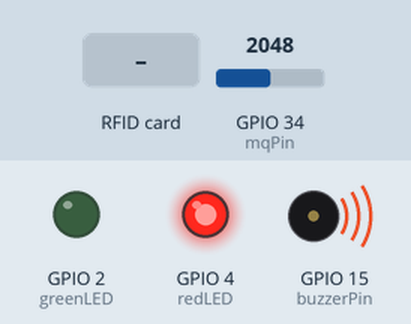
Bench run of a sketch on a simulated ESP32. Parts: output pins drawn as LEDs (lit = HIGH), buzzer (waves = sounding, pin HIGH). The inputs (shaded band) are chosen by the test bench; at power-on: GPIO 34 (mqPin) = 2048 (analog values on the 0–4095 scale). WiFi joins after 1.5 s; servers stay silent unless stated; uploads are accepted with an empty reply; what the sketch prints to the serial monitor is not drawn.

Above: at 4.4 s.
4.5 s: RFID card 12 34 56 78 held to the reader
At 5.6 s:
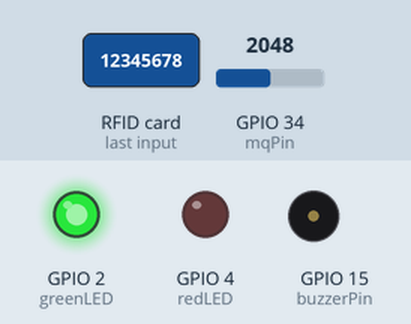
6.3 s: RFID card 5E 7A 19 C4 held to the reader
At 6.58 s:
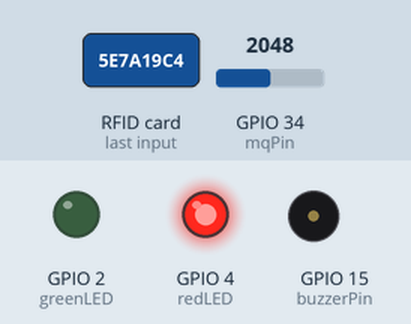
7.9 s: GPIO 34 (mqPin) set to 654
9.8 s: GPIO 34 (mqPin) set to 570
At 11.2 s:
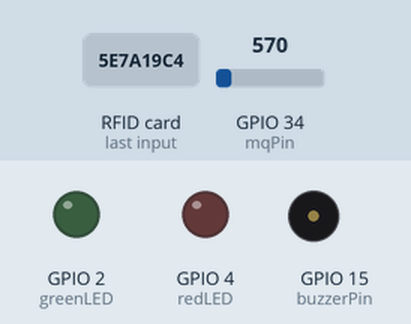
12.1 s: RFID card 12 34 56 78 held to the reader
At 12.2 s:
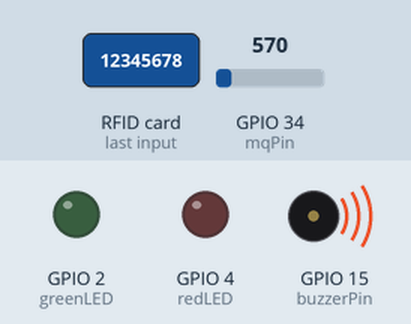
13.7 s: GPIO 34 (mqPin) set to 640
At 15.3 s:
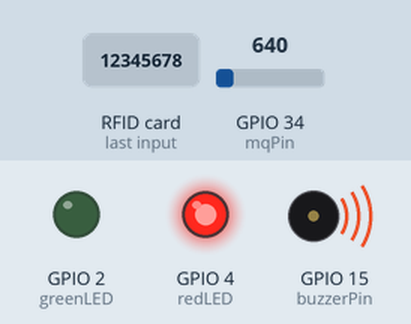
Timing chart, 0 to 16.8 s (numbered marks = the images above; inputs shaded):
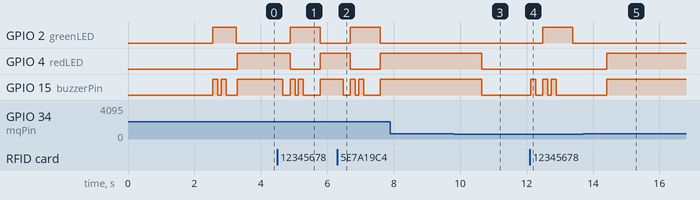

The sketch:

sketch_sep22a.ino
```cpp
#include <WiFi.h>
#include <HTTPClient.h>
#include <SPI.h>
#include <MFRC522.h>

// --------------------------------------------------
// 1. WIFI CONFIGURATION
// --------------------------------------------------
const char* WIFI_SSID     = "afan";
const char* WIFI_PASSWORD = "12345678";

// --------------------------------------------------
// 2. FLASK SERVER CONFIGURATION
// --------------------------------------------------
const char* SERVER_URL       = "http://10.116.48.120:5000";
const char* DEVICE_ID        = "GATE01";
const char* API_KEY          = "dev_gate01_secret";
const char* GATE_DIRECTION   = "ENTRY";
const char* FIRMWARE_VERSION = "v1.0.0";

// --------------------------------------------------
// 3. RFID RC522 PINS
// --------------------------------------------------
#define SS_PIN  5
#define RST_PIN 22

MFRC522 rfid(SS_PIN, RST_PIN);

// --------------------------------------------------
// 4. LED AND BUZZER PINS
// --------------------------------------------------
const int greenLED  = 2;
const int redLED    = 4;
const int buzzerPin = 15;

// --------------------------------------------------
// 5. MQ GAS SENSOR
// --------------------------------------------------
const int mqPin            = 34;
const int ALCOHOL_THRESHOLD = 600; // Calibrated Threshold: 600 se zyada hone par alcohol alarm

// --------------------------------------------------
// 6. TIMERS
// --------------------------------------------------
unsigned long lastHeartbeat    = 0;
unsigned long lastGasRead      = 0;
unsigned long lastGasSend      = 0;
unsigned long lastAlcoholAlert = 0;
unsigned long lastScanTime     = 0;
String lastScannedUID          = "";
const unsigned long SCAN_COOLDOWN_MS = 3000;

const unsigned long HEARTBEAT_INTERVAL     = 20000;
const unsigned long GAS_INTERVAL           = 1000;
bool isAlcoholAlertActive                  = false;

// --------------------------------------------------
// 7. BUZZER FUNCTIONS
// --------------------------------------------------
void beepOnce() {
  digitalWrite(buzzerPin, HIGH);
  delay(150);
  digitalWrite(buzzerPin, LOW);
}

void beepSuccess() {
  beepOnce();
  delay(100);
  beepOnce();
}

void beepError() {
  for (int i = 0; i < 3; i++) {
    beepOnce();
    delay(100);
  }
}

// --------------------------------------------------
// 8. LED FUNCTIONS
// --------------------------------------------------
void greenSignal() {
  digitalWrite(greenLED, HIGH);
  digitalWrite(redLED, LOW);
}

void redSignal() {
  digitalWrite(greenLED, LOW);
  digitalWrite(redLED, HIGH);
}

void allSignalsOff() {
  digitalWrite(greenLED, LOW);
  digitalWrite(redLED, LOW);
}

// --------------------------------------------------
// 9. WIFI CONNECTION
// --------------------------------------------------
void connectWiFi() {
  if (WiFi.status() == WL_CONNECTED) return;

  Serial.println();
  Serial.print("[WIFI] Connecting to SSID: ");
  Serial.println(WIFI_SSID);

  WiFi.mode(WIFI_STA);
  WiFi.begin(WIFI_SSID, WIFI_PASSWORD);

  int attempts = 0;
  while (WiFi.status() != WL_CONNECTED && attempts < 30) {
    delay(500);
    Serial.print(".");
    attempts++;
  }
  Serial.println();

  if (WiFi.status() == WL_CONNECTED) {
    Serial.println("[WIFI] Connected!");
    Serial.print("[WIFI] ESP32 IP: ");
    Serial.println(WiFi.localIP());

    greenSignal();
    beepSuccess();
    delay(300);
    allSignalsOff();
  } else {
    Serial.println("[WIFI ERROR] Connection failed.");
    redSignal();
    beepError();
    delay(500);
    allSignalsOff();
  }
}

// --------------------------------------------------
// 10. HTTP POST HELPER
// --------------------------------------------------
int postToServer(const char* endpoint, String payload) {
  if (WiFi.status() != WL_CONNECTED) {
    Serial.println("[WIFI ERROR] WiFi disconnected.");
    return -1;
  }

  HTTPClient http;
  String url = String(SERVER_URL) + endpoint;

  http.begin(url);
  http.addHeader("Content-Type", "application/json");
  http.addHeader("X-API-Key", API_KEY);
  http.addHeader("X-Device-Id", DEVICE_ID);

  int httpCode = http.POST(payload);

  Serial.print("[HTTP] Endpoint: ");
  Serial.println(url);

  Serial.print("[HTTP] Status: ");
  Serial.println(httpCode);

  if (httpCode > 0) {
    Serial.print("[HTTP] Response: ");
    Serial.println(http.getString());
  } else {
    Serial.print("[HTTP ERROR] ");
    Serial.println(http.errorToString(httpCode));
  }

  http.end();
  return httpCode;
}

// --------------------------------------------------
// 11. RFID SCAN
// --------------------------------------------------
void scanRFID() {
  if (!rfid.PICC_IsNewCardPresent()) {
    return;
  }

  if (!rfid.PICC_ReadCardSerial()) {
    return;
  }

  beepOnce();

  String uid = "";
  for (byte i = 0; i < rfid.uid.size; i++) {
    if (rfid.uid.uidByte[i] < 0x10) {
      uid += "0";
    }
    uid += String(rfid.uid.uidByte[i], HEX);
  }
  uid.toUpperCase();

  // Cooldown filter to prevent rapid duplicate re-scans when card stays on reader
  if (uid == lastScannedUID && (millis() - lastScanTime < SCAN_COOLDOWN_MS)) {
    rfid.PICC_HaltA();
    rfid.PCD_StopCrypto1();
    return;
  }
  lastScannedUID = uid;
  lastScanTime = millis();

  Serial.println();
  Serial.println("[RFID] Card detected!");
  Serial.print("[RFID] UID: ");
  Serial.println(uid);

  int currentGas = analogRead(mqPin);
  bool isAlcoholDetected = (currentGas > ALCOHOL_THRESHOLD);

  String payload = "{";
  payload += "\"device_id\":\"" + String(DEVICE_ID) + "\",";
  payload += "\"uid\":\"" + uid + "\",";
  payload += "\"direction\":\"" + String(GATE_DIRECTION) + "\",";
  payload += "\"firmware_version\":\"" + String(FIRMWARE_VERSION) + "\",";
  payload += "\"alcohol_detected\":" + String(isAlcoholDetected ? "true" : "false") + ",";
  payload += "\"alcohol_value\":" + String(currentGas);
  payload += "}";

  Serial.print("[RFID] Sending: ");
  Serial.println(payload);

  int httpCode = postToServer("/api/rfid/scan", payload);

  if (httpCode >= 200 && httpCode < 300) {
    Serial.println("[RFID] Server accepted request.");
    greenSignal();
    beepSuccess();
    delay(500);
    allSignalsOff();
  } else {
    Serial.println("[RFID] Request failed or rejected.");
    redSignal();
    beepError();
    delay(500);
    allSignalsOff();
  }

  rfid.PICC_HaltA();
  rfid.PCD_StopCrypto1();
}

// --------------------------------------------------
// 12. DEVICE HEARTBEAT
// --------------------------------------------------
void sendHeartbeat() {
  if (millis() - lastHeartbeat < HEARTBEAT_INTERVAL) {
    return;
  }
  lastHeartbeat = millis();

  int currentGas = analogRead(mqPin);

  String payload = "{";
  payload += "\"device_id\":\"" + String(DEVICE_ID) + "\",";
  payload += "\"status\":\"online\",";
  payload += "\"firmware_version\":\"" + String(FIRMWARE_VERSION) + "\",";
  payload += "\"alcohol_value\":" + String(currentGas);
  payload += "}";

  Serial.println("[HEARTBEAT] Sending with live gas value: " + String(currentGas));
  int httpCode = postToServer("/api/device/heartbeat", payload);

  if (httpCode >= 200 && httpCode < 300) {
    Serial.println("[HEARTBEAT] Successful.");
  } else {
    Serial.println("[HEARTBEAT] Failed.");
  }
}

// --------------------------------------------------
// 13. MQ GAS SENSOR
// --------------------------------------------------
void readGasSensor() {
  if (millis() - lastGasRead < GAS_INTERVAL) {
    return;
  }
  lastGasRead = millis();

  int gasValue = analogRead(mqPin);

  Serial.print("[GAS SENSOR] Live Analog Reading: ");
  Serial.print(gasValue);
  Serial.print(" | Threshold: ");
  Serial.println(ALCOHOL_THRESHOLD);

  bool isAlcohol = (gasValue > ALCOHOL_THRESHOLD);

  if (isAlcohol) {
    digitalWrite(buzzerPin, HIGH);
    digitalWrite(redLED, HIGH);
    digitalWrite(greenLED, LOW);
  } else {
    digitalWrite(buzzerPin, LOW);
    digitalWrite(redLED, LOW);
    isAlcoholAlertActive = false;
  }

  // Continuously sync live sensor reading to Web Application (1.5s normal, 1s alert)
  // This maps the sensor reading directly to the screen in real-time!
  unsigned long sendInterval = isAlcohol ? 1000 : 1500;
  if (millis() - lastGasSend >= sendInterval) {
    lastGasSend = millis();

    String payload = "{";
    payload += "\"device_id\":\"" + String(DEVICE_ID) + "\",";
    payload += "\"alcohol_detected\":" + String(isAlcohol ? "true" : "false") + ",";
    payload += "\"alcohol_value\":" + String(gasValue);
    payload += "}";

    Serial.print("[GAS SENSOR] Syncing live reading to Flask server: ");
    Serial.println(gasValue);

    // Send to /api/device/sobriety_reading so web app updates live value & pass/fail status
    postToServer("/api/device/sobriety_reading", payload);

    if (isAlcohol && !isAlcoholAlertActive) {
      isAlcoholAlertActive = true;
      postToServer("/api/device/alcohol_alert", payload);
    }
  }
}

// --------------------------------------------------
// 14. SETUP
// --------------------------------------------------
void setup() {
  Serial.begin(115200);
  delay(1000);

  pinMode(greenLED, OUTPUT);
  pinMode(redLED, OUTPUT);
  pinMode(buzzerPin, OUTPUT);
  pinMode(mqPin, INPUT);

  allSignalsOff();
  digitalWrite(buzzerPin, LOW);

  analogReadResolution(12);

  Serial.println();
  Serial.println("================================");
  Serial.println(" SMART VEHICLE GATE");
  Serial.println(" ESP32 + RC522 + MQ SENSOR");
  Serial.println("================================");

  SPI.begin(18, 19, 23, SS_PIN);
  rfid.PCD_Init();
  Serial.println("[RFID] RC522 initialized.");

  connectWiFi();
  Serial.println("[SYSTEM] Setup complete.");
}

// --------------------------------------------------
// 15. MAIN LOOP
// --------------------------------------------------
void loop() {
  if (WiFi.status() != WL_CONNECTED) {
    connectWiFi();
  }

  scanRFID();
  sendHeartbeat();
  readGasSensor();
}
```

Measured:
- the behaviour switches between 601 and 600 on GPIO 34 (mqPin) (found by bisection; images 2 and 3)
- after the input at 4.5 s, GPIO 2 (greenLED): LOW → HIGH after 0.38 s, → LOW 0.90 s later; GPIO 4 (redLED): HIGH → LOW after 0.38 s, → HIGH 0.90 s later; GPIO 15 (buzzerPin): goes LOW 0.22 s, HIGH 0.15 s, LOW 0.10 s, HIGH 0.15 s, LOW 0.50 s, then HIGH, starting after 0.17 s
- after the input at 6.3 s, GPIO 2 (greenLED): LOW → HIGH after 0.39 s, → LOW 0.90 s later; GPIO 4 (redLED): HIGH → LOW after 0.39 s, → HIGH 0.90 s later; GPIO 15 (buzzerPin): goes LOW 0.22 s, HIGH 0.15 s, LOW 0.10 s, HIGH 0.15 s, LOW 0.50 s, then HIGH, starting after 0.17 s
- after the input at 7.9 s, every drawn part: stays the same
- after the input at 9.8 s, GPIO 4 (redLED), GPIO 15 (buzzerPin): HIGH → LOW after 0.85 s
- after the input at 12.1 s, GPIO 2 (greenLED): LOW → HIGH after 0.39 s, → LOW 0.90 s later; GPIO 15 (buzzerPin): goes HIGH 0.15 s, LOW 0.22 s, HIGH 0.15 s, LOW 0.10 s, HIGH 0.15 s, then LOW, starting at once
- after the input at 13.7 s, GPIO 4 (redLED), GPIO 15 (buzzerPin): LOW → HIGH after 0.71 s
